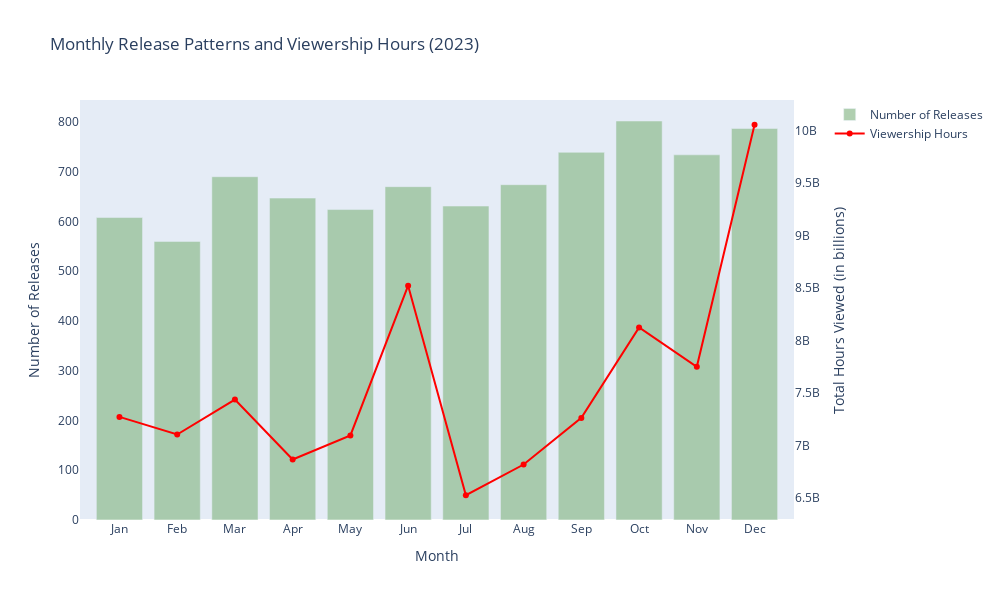

Here is the notebook cell this chart was saved with:
### Code cell
fig = go.Figure()

fig.add_trace(
    go.Bar(
        x=No_of_release.index,
        y=No_of_release.values,
        name='Number of Releases',
        marker_color='darkseagreen', 
        opacity=0.7,
        yaxis='y1'
    )
)

fig.add_trace(
    go.Scatter(
        x=monthly_viewership.index,
        y=monthly_viewership.values,
        name='Viewership Hours',
        mode='lines+markers',
        marker=dict(color='red'),
        line=dict(color='red'),
        yaxis='y2'
    )
)
fig.update_layout(
    title='Monthly Release Patterns and Viewership Hours (2023)',
    xaxis=dict(
        title='Month',
        tickmode='array',
        tickvals=list(range(1, 13)),
        ticktext=['Jan', 'Feb', 'Mar', 'Apr', 'May', 'Jun', 'Jul', 'Aug', 'Sep', 'Oct', 'Nov', 'Dec']
    ),
    yaxis=dict(
        title='Number of Releases',
        showgrid=False,
        side='left'
    ),
    yaxis2=dict(
        title='Total Hours Viewed (in billions)',
        overlaying='y',
        side='right',
        showgrid=False
    ),
    legend=dict(
        x=1.05,  
        y=1,
        orientation='v',
        xanchor='left'
    ),
    height=600,
    width=1000
)

fig.show()

### Figure 1 — Plotly figure (JSON) as saved in the notebook; plotly's stock layout.template omitted (floating-point values rounded to 4 significant figures)
{"data": [{"marker": {"color": "darkseagreen"}, "name": "Number of Releases", "opacity": 0.7, "type": "bar", "x": [1, 2, 3, 4, 5, 6, 7, 8, 9, 10, 11, 12], "y": [608, 560, 690, 647, 624, 670, 631, 674, 739, 802, 734, 787], "yaxis": "y"}, {"line": {"color": "red"}, "marker": {"color": "red"}, "mode": "lines+markers", "name": "Viewership Hours", "type": "scatter", "x": [1, 2, 3, 4, 5, 6, 7, 8, 9, 10, 11, 12], "y": [7271600000, 7103700000, 7437100000, 6865700000, 7094600000, 8522000000, 6524800000, 6817800000, 7262200000, 8123200000, 7749500000, 10055800000], "yaxis": "y2"}], "layout": {"height": 600, "legend": {"orientation": "v", "x": 1.05, "xanchor": "left", "y": 1}, "title": {"text": "Monthly Release Patterns and Viewership Hours (2023)"}, "width": 1000, "xaxis": {"tickmode": "array", "ticktext": ["Jan", "Feb", "Mar", "Apr", "May", "Jun", "Jul", "Aug", "Sep", "Oct", "Nov", "Dec"], "tickvals": [1, 2, 3, 4, 5, 6, 7, 8, 9, 10, 11, 12], "title": {"text": "Month"}}, "yaxis": {"showgrid": false, "side": "left", "title": {"text": "Number of Releases"}}, "yaxis2": {"overlaying": "y", "showgrid": false, "side": "right", "title": {"text": "Total Hours Viewed (in billions)"}}}}
